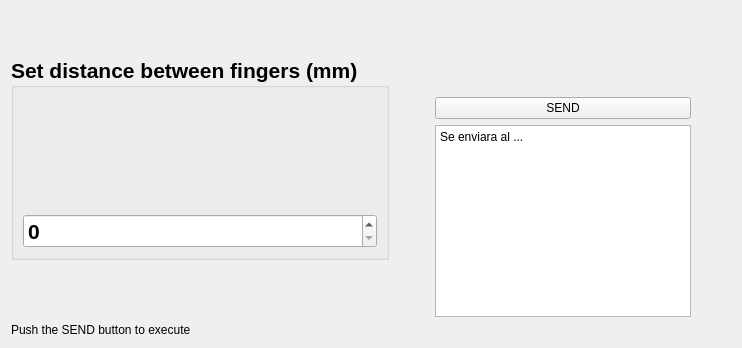
       <widget class="QWidget" name="Pagina_fingers">
        <attribute name="title">
         <string>Fingers</string>
        </attribute>
        <layout class="QFormLayout" name="formLayout">
         <item row="1" column="0">
          <widget class="QGroupBox" name="groupBox">
           <property name="font">
            <font>
             <pointsize>16</pointsize>
             <weight>75</weight>
             <bold>true</bold>
            </font>
           </property>
           <property name="title">
            <string>Set distance between fingers (mm)</string>
           </property>
           <layout class="QVBoxLayout" name="verticalLayout">
            <item>
             <widget class="QLabel" name="label">
              <property name="text">
               <string/>
              </property>
             </widget>
            </item>
            <item>
             <widget class="QSpinBox" name="fingersDistanceSB">
              <property name="maximum">
               <number>200</number>
              </property>
             </widget>
            </item>
           </layout>
          </widget>
         </item>
         <item row="0" column="0">
          <spacer name="verticalSpacer_3">
           <property name="orientation">
            <enum>Qt::Vertical</enum>
           </property>
           <property name="sizeHint" stdset="0">
            <size>
             <width>20</width>
             <height>40</height>
            </size>
           </property>
          </spacer>
         </item>
         <item row="1" column="1">
          <layout class="QHBoxLayout" name="horizontalLayout_25">
           <item>
            <layout class="QHBoxLayout" name="horizontalLayout_26">
             <property name="sizeConstraint">
              <enum>QLayout::SetFixedSize</enum>
             </property>
             <item>
              <layout class="QHBoxLayout" name="horizontalLayout_27">
               <item>
                <spacer name="horizontalSpacer_16">
                 <property name="orientation">
                  <enum>Qt::Horizontal</enum>
                 </property>
                 <property name="sizeHint" stdset="0">
                  <size>
                   <width>40</width>
                   <height>20</height>
                  </size>
                 </property>
                </spacer>
               </item>
               <item>
                <layout class="QVBoxLayout" name="verticalLayout_58">
                 <item>
                  <spacer name="verticalSpacer_25">
                   <property name="orientation">
                    <enum>Qt::Vertical</enum>
                   </property>
                   <property name="sizeHint" stdset="0">
                    <size>
                     <width>20</width>
                     <height>40</height>
                    </size>
                   </property>
                  </spacer>
                 </item>
                 <item>
                  <widget class="QPushButton" name="sendButton5">
                   <property name="text">
                    <string>SEND</string>
                   </property>
                  </widget>
                 </item>
                 <item>
                  <widget class="QPlainTextEdit" name="aDonde5">
                   <property name="plainText">
                    <string>Se enviara al ...</string>
                   </property>
                  </widget>
                 </item>
                </layout>
               </item>
              </layout>
             </item>
            </layout>
           </item>
           <item>
            <spacer name="horizontalSpacer_19">
             <property name="orientation">
              <enum>Qt::Horizontal</enum>
             </property>
             <property name="sizeHint" stdset="0">
              <size>
               <width>40</width>
               <height>20</height>
              </size>
             </property>
            </spacer>
           </item>
           <item>
            <layout class="QVBoxLayout" name="verticalLayout_59"/>
           </item>
          </layout>
         </item>
         <item row="2" column="0">
          <widget class="QLabel" name="label_8">
           <property name="text">
            <string>Push the SEND button to execute</string>
           </property>
          </widget>
         </item>
        </layout>
       </widget>
